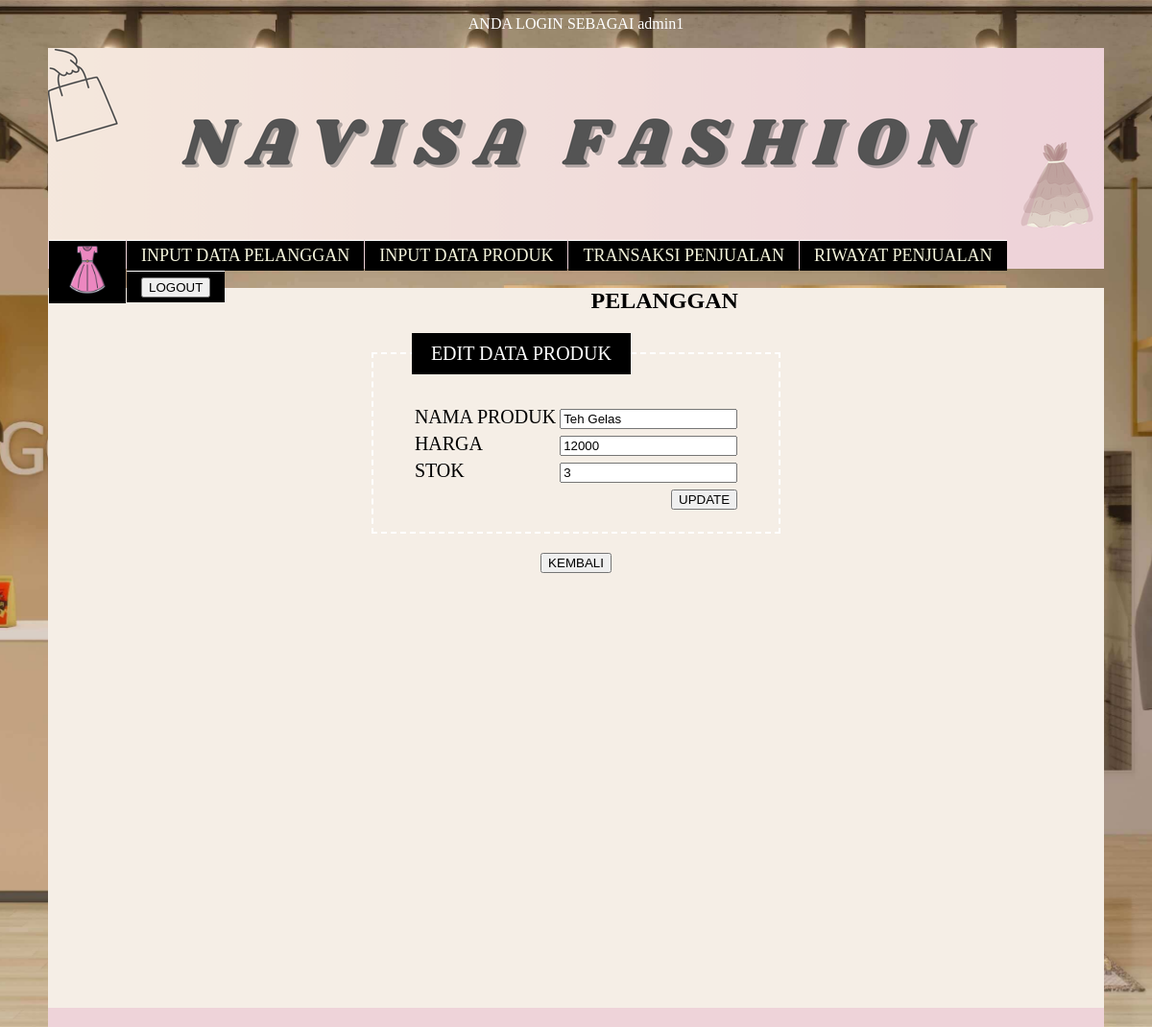
/homekasir.php?pg=formeditproduk&idnya=1 (signed in), run on the app's committed database.
### tables this page shows
CREATE TABLE `produk` (
  `ProdukId` int(11) NOT NULL,
  `NamaProduk` varchar(255) NOT NULL,
  `Harga` decimal(10,0) NOT NULL,
  `Stok` int(11) NOT NULL
);

### formeditproduk.php (the view, shortened to what this page needs)
  <?php
if (isset($_SESSION['LoginId'])) {
  echo "<h2 align=center><B><font face=cambria
color=black size=5>PELANGGAN</font></B></h2><p>";
}
?>
<html>
<head>
  <link href="index.css" rel="stylesheet" type="text/css" />
</head>
<body>
  <?php
  $produk = $_GET['idnya'];
  $persiapan_query = mysqli_prepare(
    $koneksi,
    "SELECT * FROM produk WHERE ProdukId=?"
  );
  mysqli_stmt_bind_param($persiapan_query, "i", $produk);
  $eksekusi_query = mysqli_stmt_execute($persiapan_query);
    ?>
    <?php
  $ambil = mysqli_stmt_get_result($persiapan_query);
  $array = mysqli_fetch_array($ambil, MYSQLI_ASSOC);
  ?>
  <div align="center">
    <fieldset>
      <legend>EDIT DATA PRODUK</legend>
      <form action="editproduk.php" method="post" name="form1" id="form1">
        <table>
          <tr>
            <td>NAMA PRODUK</td>
            <td>
              <input type="text" name="produk" id="produk" value="<?php echo "$array[NamaProduk]" ?>">
            </td>
          </tr>
          <tr>
            <td>HARGA</td>
            <td><input type="text" name="harga" id="harga" value="<?php echo "$array[Harga]" ?>"></td>
          </tr>
          <tr>
            <td>STOK</td>
            <td><input type="text" name="stok" id="stok" value="<?php echo "$array[Stok]" ?>"></td>
          </tr>
          <tr>
            <td colspan="2" align="right">
              <input type="submit" value="UPDATE">
            </td>
          </tr>
        </table>
      </form>
    </fieldset>
  </div>
  <p>
  <div align="center">
    <a href="homekasir.php?pg=forminputproduk">
      <input type="submit" value="KEMBALI"></a>
  </div>
</body>
</html>

### index.css (style rules this page uses)
fieldset { border: 2px dashed white; display: inline-block; font-size: 20px; font-family:"Optima", Times New Roman, Times, serif; padding: 1em 2em; }
legend { color: white; margin-bottom: 10px; padding: 0.5em 1em; background-color: black; }

### homekasir.php (style rules this page uses)
body { background-image: url(bg2.jpeg); background-size: cover; background-repeat: no-repeat; background-position: center; background-attachment: fixed; height: 100%; }

### data on the page
produk: produk "Teh Gelas", harga "12000", stok "3"

### other printed values
$_SESSION[Username] "admin1"
